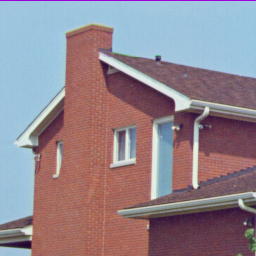
#> input picture ImageProcessing/Picture/House256rgb.png, 256 x 256 px
$ jupyter execute --allow-errors OpenCV.ipynb
#> lines starting #> are read from the running program, lines starting #| are printed output that depends on the picture
[cell 1]
import cv2
import numpy as np
import matplotlib.pyplot as plot
import matplotlib.pyplot as plt
import imageio
import matplotlib.animation as animation

### pip install -i https://pypi.tuna.tsinghua.edu.cn/simple imageio-ffmpeg
### pip install -i https://pypi.tuna.tsinghua.edu.cn/simple imageio

[cell 2]
from IPython.display import HTML

[cell 3]
# 定义一个展示视频的函数
def display(driving, fps, size=(8, 6)):
    fig = plt.figure(figsize=size)

    ims = []
    for i in range(len(driving)):
        cols = []
        cols.append(driving[i])

        im = plt.imshow(np.concatenate(cols, axis=1), animated=True)
        plt.axis('off')
        ims.append([im])

    video = animation.ArtistAnimation(fig, ims, interval=1000.0/fps, repeat_delay=1000)

    plt.close()
    return video

[cell 4]
# 展示一下输入的视频, 如果视频太大，时间会非常久，可以跳过这个步骤
video_path = 'Peking_input360p_clip6_5s.mp4'
#> (the rest of this cell did not finish here and is left out)

[cell 5]
print('hello world')

### 利用opencv读取图片并显示

[cell 6]
img = cv2.imread('./Picture/House256rgb.png', 1)
#> img is the input picture: shape (256, 256, 3); mean B, G, R 142, 133, 146.6
cv2.imshow('Image', img)
cv2.waitKey()
cv2.destroyAllWindows()

[cell 7]
img = cv2.imread('./Picture/House256rgb.png', 0)
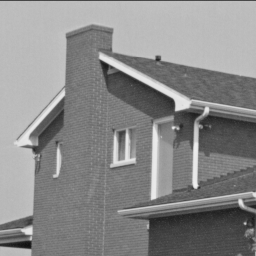
#> img: shape (256, 256); min 16, max 239, mean 137.6
cv2.imshow('Image', img)
cv2.waitKey(0)
cv2.destroyAllWindows()

[cell 8]
img = cv2.imread('./Picture/House256rgb.png', 1)
print(type(img))
#| <class 'numpy.ndarray'>
print(img.shape)
#| (256, 256, 3)
print(img[10, 8])
#| [222 197 157]

[cell 9]
img = cv2.imread('./Picture/House256rgb.png', 1)
img_crop = img[:100, 100:180, :]
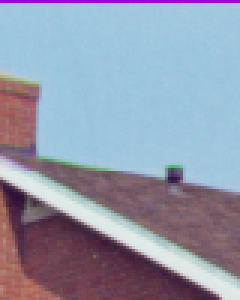
#> img_crop: shape (100, 80, 3) (shown 3 times larger); mean B, G, R 171.7, 153, 146.4
print(img_crop.shape)
#| (100, 80, 3)
cv2.imshow('Crop Image', img_crop)
cv2.waitKey(0)
cv2.destroyAllWindows()

[cell 10]
img = cv2.imread('./Picture/House256rgb.png', 1)
print(img.shape)
#| (256, 256, 3)
plot.imshow(img)
#> (this line was passed over: IPython is not available in this run)
plot.show()

### RGB & BGR

[cell 11]
img = cv2.imread('./Picture/House256rgb.png', 1)
[b, g, r] = cv2.split(img)
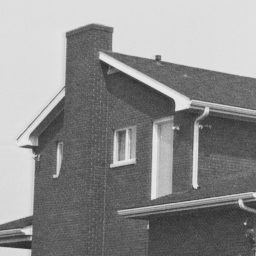
#> b: shape (256, 256); min 44, max 232, mean 142
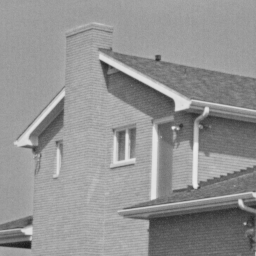
#> r: shape (256, 256); min 26, max 234, mean 146.6
img_rgb = cv2.merge([r, g, b])
plot.imshow(img_rgb)
#> (this line was passed over: IPython is not available in this run)
plot.show()

[cell 12]
img = cv2.imread('./Picture/House256rgb.png', 1)
img_rgb = cv2.cvtColor(img, cv2.COLOR_BGR2RGB)
plot.imshow(img_rgb)
#> (this line was passed over: IPython is not available in this run)
plot.show()

[cell 13]
plot.imshow(np.random.randn(256,256,3)*255)
#> (this line was passed over: IPython is not available in this run)
plot.show()

### 图像保存 JPEG和PNG

[cell 14]
img = cv2.imread('./Picture/House256rgb.png')
cv2.imwrite('imageTest_PNG.png', img)
#> Out = True

[cell 15]
img = cv2.imread('./Picture/House256rgb.png')
Quality = 80
cv2.imwrite('imageTest_JPEG_%d.jpg' % Quality, img, [cv2.IMWRITE_JPEG_QUALITY, Quality])
#> Out = True

### 颜色空间转换

### RGB

[cell 16]
# [5 lines of commented-out code are left out]

[cell 17]
img = cv2.imread('./Picture/House256rgb.png')
print(img[:,:,0].shape)
#| (256, 256)
plot.subplot(131)
#> (this line was passed over: IPython is not available in this run)
plot.imshow(img[:,:,0], cmap='gray')
#> (this line was passed over: IPython is not available in this run)
plot.title('B')
#> (this line was passed over: IPython is not available in this run)
